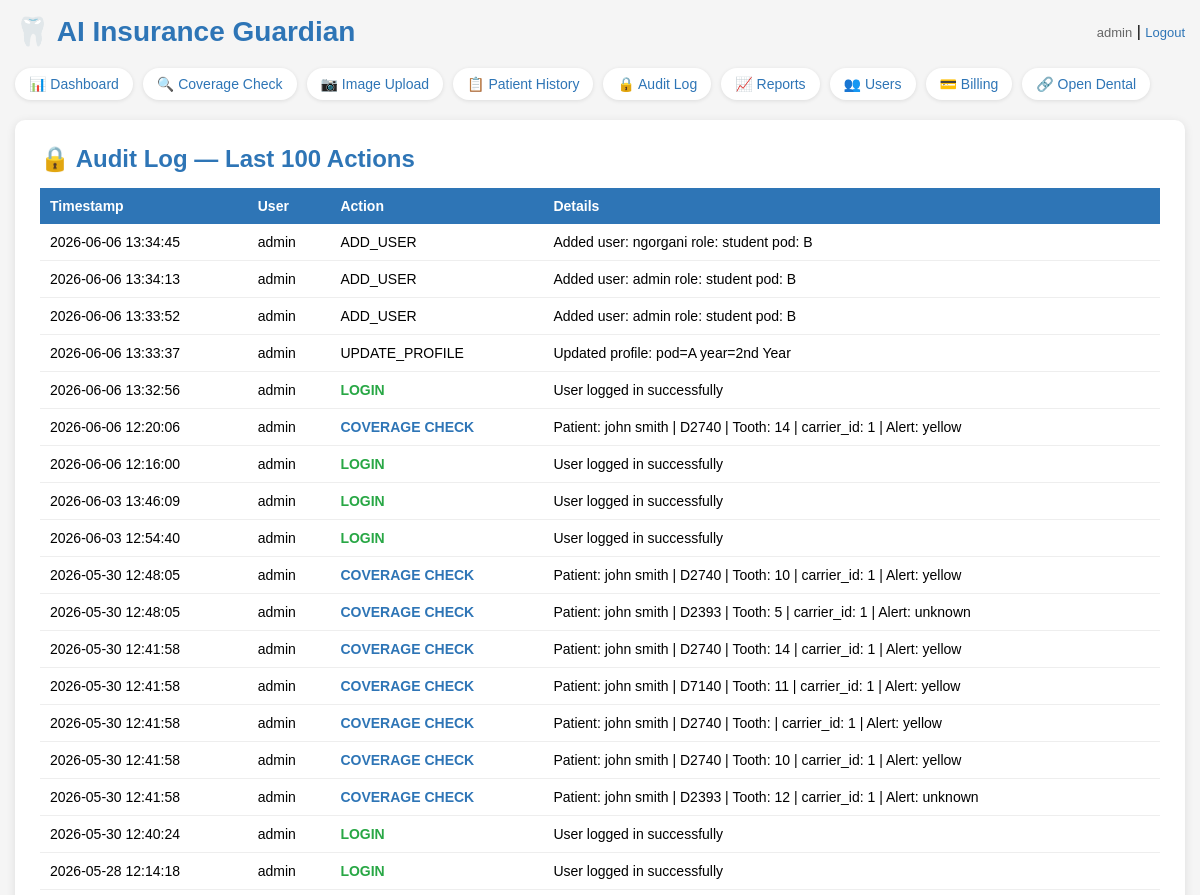
/audit (signed in, upper part), run on an earlier commit of the app's database.
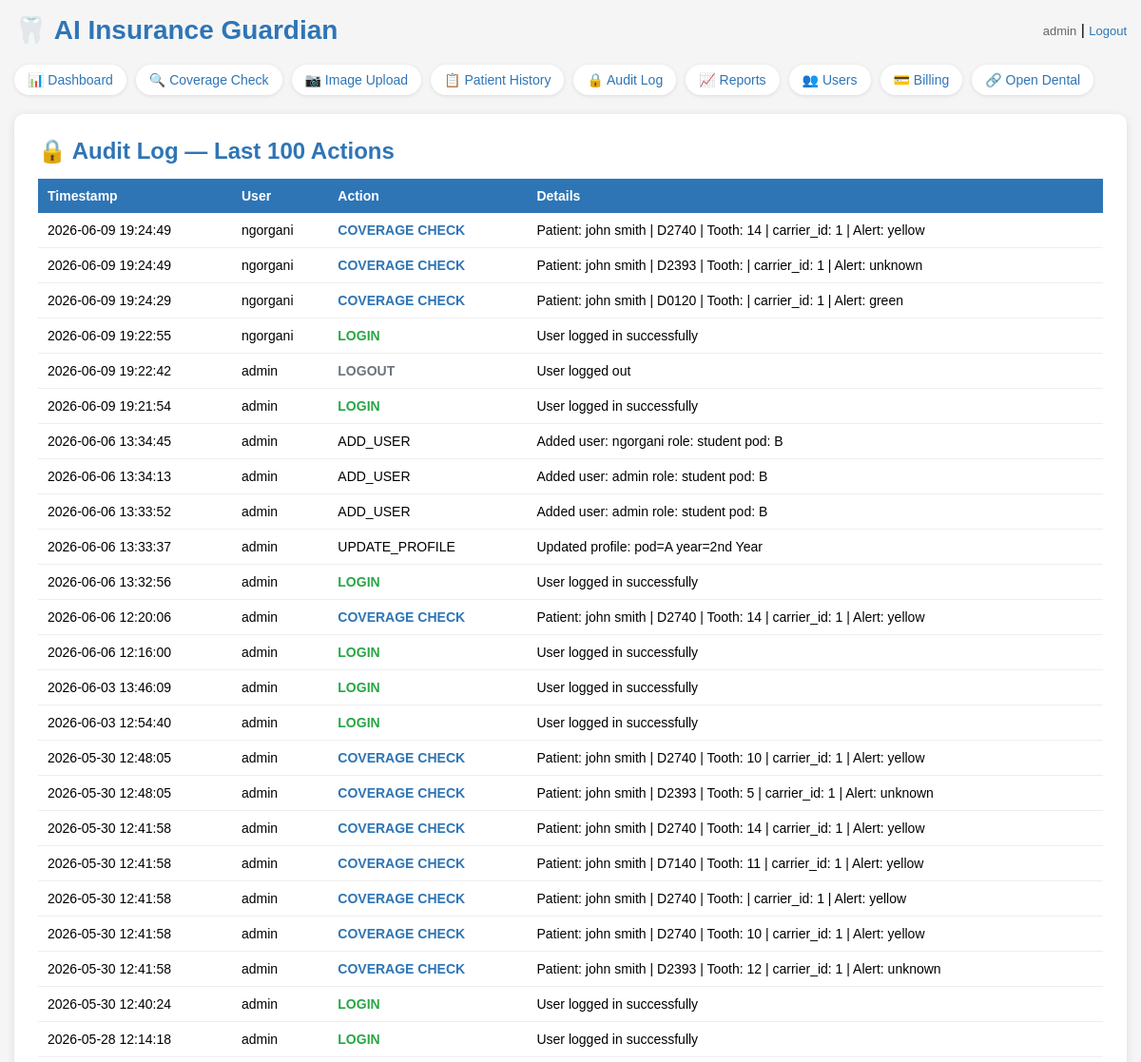
And on a later commit of the database.
### tables this page shows
CREATE TABLE users (
            id INTEGER PRIMARY KEY,
            username TEXT UNIQUE NOT NULL,
            password TEXT NOT NULL,
            role TEXT DEFAULT 'staff'
        , pod TEXT DEFAULT NULL, year_level TEXT DEFAULT NULL, full_name TEXT DEFAULT NULL);

CREATE TABLE audit_log (id INTEGER PRIMARY KEY, username TEXT, action TEXT, details TEXT, timestamp TEXT);

### app.py (the view)
@app.route("/audit")
@login_required
def audit():
    conn = get_db()
    cursor = conn.cursor()
    cursor.execute("SELECT * FROM audit_log ORDER BY timestamp DESC LIMIT 100")
    records = cursor.fetchall()
    conn.close()
    return render_template("audit.html", records=records)

### app.py (called while the page is built)
def get_db():
    conn = sqlite3.connect("insurance_guardian.db")
    conn.row_factory = sqlite3.Row
    return conn

@login_manager.user_loader
def load_user(user_id):
    conn = get_db()
    cursor = conn.cursor()
    cursor.execute("SELECT id, username, role, pod, year_level, full_name FROM users WHERE id = ?", (user_id,))
    row = cursor.fetchone()
    conn.close()
    if row:
        return User(row[0], row[1], row[2], row[3], row[4], row[5])
    return None

### templates/audit.html (shortened to what this page needs)
<!DOCTYPE html>
<html>
<head>
</head>
<body>
    <div class="header">
        <h1>🦷 AI Insurance Guardian</h1>
        <div>
            <span class="user-info">{{ current_user.username }}</span> |
            <a href="/logout" class="logout">Logout</a>
        </div>
    </div>
    <div class="nav">
        <a href="/dashboard" class="active">📊 Dashboard</a>
        <a href="/">🔍 Coverage Check</a>
        <a href="/upload">📷 Image Upload</a>
        <a href="/history">📋 Patient History</a>
        <a href="/audit">🔒 Audit Log</a>
        <a href="/reports">📈 Reports</a>
        <a href="/users">👥 Users</a>
        <a href="/billing">💳 Billing</a>
        <a href="/opendental">🔗 Open Dental</a>
    </div>
    <div class="results-box">
        <h2>🔒 Audit Log — Last 100 Actions</h2>
        <table>
            <tr>
                <th>Timestamp</th>
                <th>User</th>
                <th>Action</th>
                <th>Details</th>
            </tr>
            {% for record in records %}
            <tr>
                <td>{{ record[4] }}</td>
                <td>{{ record[1] }}</td>
                <td>
                    {% if record[2] == 'LOGIN' %}<span class="action-login">LOGIN</span>
                    {% elif record[2] == 'LOGOUT' %}<span class="action-logout">LOGOUT</span>
                    {% elif record[2] == 'COVERAGE_CHECK' %}<span class="action-check">COVERAGE CHECK</span>
                    {% elif record[2] == 'FAILED_LOGIN' %}<span class="action-failed">FAILED LOGIN</span>
                    {% else %}{{ record[2] }}{% endif %}
                </td>
                <td>{{ record[3] }}</td>
            </tr>
            {% endfor %}
        </table>
    </div>
</body>
</html>

### templates/audit.html (style rules this page uses)
* { box-sizing: border-box; margin: 0; padding: 0; }
body { font-family: Arial, sans-serif; background-color: #f5f5f5; padding: 15px; }
.header { display: flex; justify-content: space-between; align-items: center; margin-bottom: 20px; flex-wrap: wrap; gap: 10px; }
h1 { color: #2E75B6; font-size: clamp(20px, 4vw, 28px); }
.nav { display: flex; flex-wrap: wrap; gap: 10px; margin-bottom: 20px; }
.nav a { color: #2E75B6; text-decoration: none; font-size: 14px; background: white; padding: 8px 14px; border-radius: 20px; box-shadow: 0 1px 4px rgba(0,0,0,0.1); }
.user-info { color: #666; font-size: 13px; }
.logout { color: #2E75B6; text-decoration: none; font-size: 13px; }
.results-box { background: white; padding: 25px; border-radius: 10px; box-shadow: 0 2px 10px rgba(0,0,0,0.1); }
.results-box h2 { color: #2E75B6; margin-bottom: 15px; }
table { width: 100%; border-collapse: collapse; font-size: 14px; }
th { background: #2E75B6; color: white; padding: 10px; text-align: left; }
td { padding: 10px; border-bottom: 1px solid #eee; }
.action-login { color: #28a745; font-weight: bold; }
.action-logout { color: #6c757d; font-weight: bold; }
.action-check { color: #2E75B6; font-weight: bold; }

What changed in the data, as far as the page shows it:
added audit_log: timestamp "2026-06-09 19:24:49", username "ngorgani", action "COVERAGE CHECK", details "Patient: john smith | D2740 | Tooth: 14 | carrier_id: 1 | Alert: yellow"
added audit_log: timestamp "2026-06-09 19:24:49", username "ngorgani", action "COVERAGE CHECK", details "Patient: john smith | D2393 | Tooth: | carrier_id: 1 | Alert: unknown"
added audit_log: timestamp "2026-06-09 19:24:29", username "ngorgani", action "COVERAGE CHECK", details "Patient: john smith | D0120 | Tooth: | carrier_id: 1 | Alert: green"
added audit_log: timestamp "2026-06-09 19:22:55", username "ngorgani", action "LOGIN", details "User logged in successfully"
added audit_log: timestamp "2026-06-09 19:22:42", username "admin", action "LOGOUT", details "User logged out"
added audit_log: timestamp "2026-06-09 19:21:54", username "admin", action "LOGIN", details "User logged in successfully"
